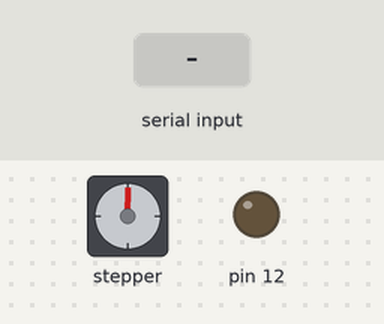
A sketch run on a simulated Arduino Uno, built with avr-gcc and run on an emulated ATmega328P. On the bench: stepper motor, output pins drawn as LEDs (lit = HIGH). The test bench sets the inputs (shaded band). Stepper angles assume 2048 steps per turn.

Above: at 0.15 s.
At 1.2 s:
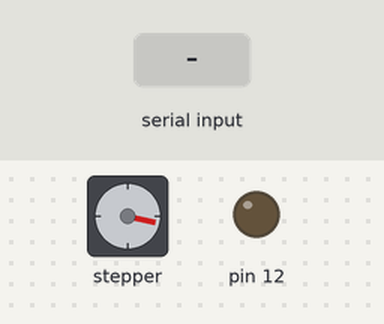
1.3 s: "1" received over Serial
At 2.0 s:
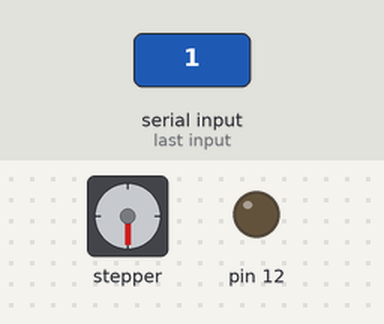
Timing chart, 0 to 11.7 s (numbered marks = the images above; inputs shaded):
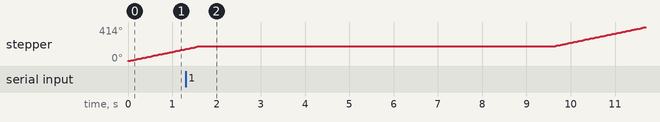

The sketch:

czcs.ino
```cpp
#include <Stepper.h>

// 这里设置步进电机旋转一圈是多少步
#define STEPS 64

//设置步进电机的步数和引脚（就是注意点2里面说的驱动板上IN1～IN4连接的四个数字口）。
Stepper stepper(STEPS, 8, 10, 9, 11);

int a;

void setup()
{
  // 设置电机的转速：每分钟为600步
  pinMode(12, OUTPUT);
  stepper.setSpeed(600);
  // 初始化串口，用于调试输出信息
  Serial.begin(9600);
  digitalWrite(12, LOW);
}

void loop()
{

  if ( Serial.available())
    {

      if('L' == Serial.read()){
        Serial.println("ZHUAN");
        stepper.step(1900); //4步模式下旋转一周用2048 步。
        digitalWrite(12, HIGH);

      }
      else if('R' == Serial.read()){
        Serial.println("LUO");
        stepper.step(0); //4步模式下旋转一周用2048 步。
        digitalWrite(12, HIGH);
        }
      else{
        stepper.step(0); //4步模式下旋转一周用2048 步。
        delay(8000);
        }
     //stepper.step(1024);
     }

    stepper.step(1024); //4步模式下旋转一周用2048 步。

}
```
